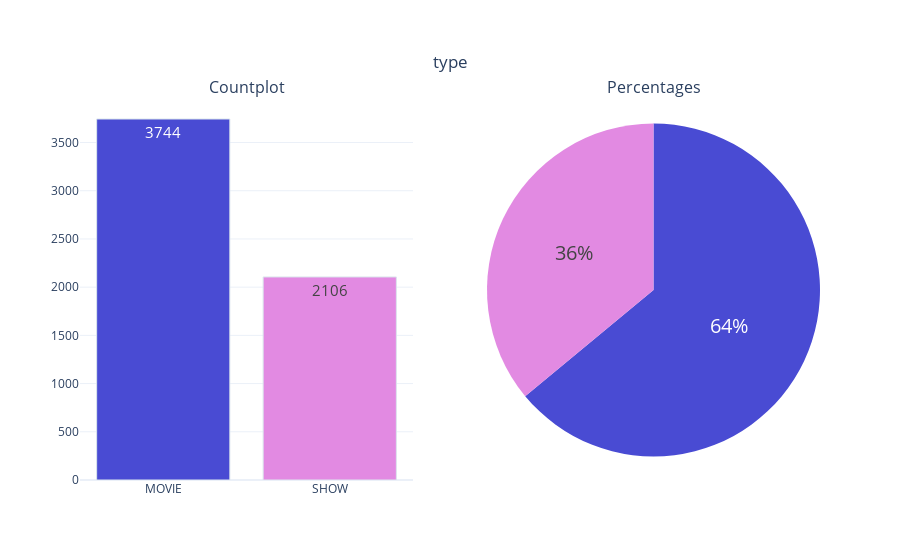
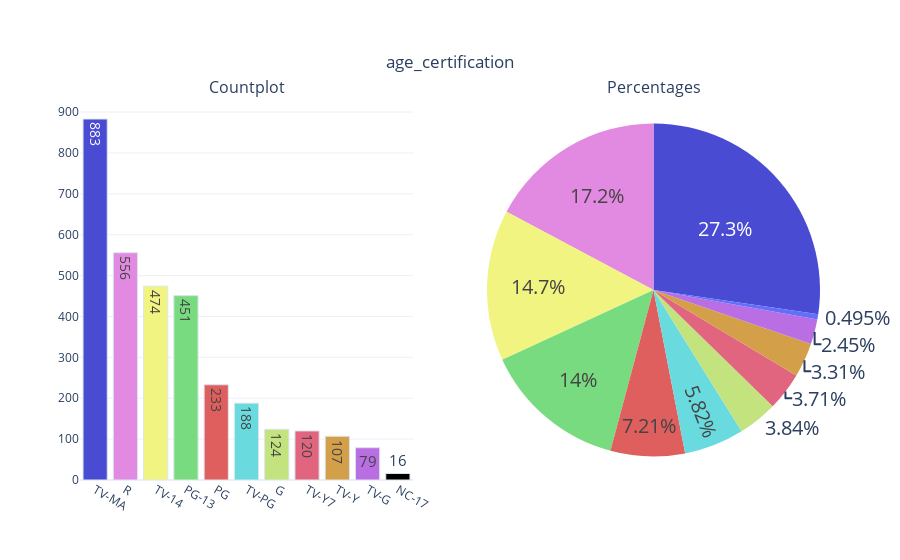
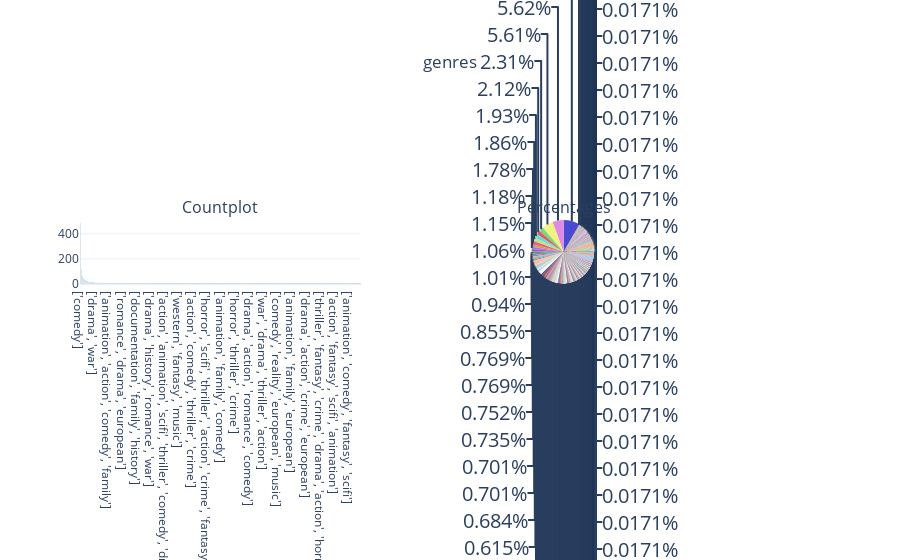

The notebook cell these images were saved under, in order:
### Code cell
for col in cat_cols:
    cat_summary_with_graph(titles,col)

### Figure 1 — Plotly figure (JSON) as saved in the notebook; plotly's stock layout.template omitted (floating-point values rounded to 4 significant figures)
{"data": [{"marker": {"color": ["#494BD3", "#E28AE2", "#F1F481", "#79DB80", "#DF5F5F", "#69DADE", "#C2E37D", "#E26580", "#D39F49", "#B96FE3"], "line": {"color": "#DBE6EC", "width": 1}}, "name": "type", "showlegend": false, "text": ["3744", "2106"], "textfont": {"size": 15}, "textposition": "auto", "type": "bar", "x": ["MOVIE", "SHOW"], "xaxis": "x", "y": [3744, 2106], "yaxis": "y"}, {"domain": {"x": [0.55, 1], "y": [0, 1]}, "labels": ["MOVIE", "SHOW"], "marker": {"colors": ["#494BD3", "#E28AE2", "#F1F481", "#79DB80", "#DF5F5F", "#69DADE", "#C2E37D", "#E26580", "#D39F49", "#B96FE3"]}, "name": "type", "showlegend": false, "textfont": {"size": 20}, "textposition": "auto", "type": "pie", "values": [3744, 2106]}], "layout": {"annotations": [{"font": {"size": 16}, "showarrow": false, "text": "Countplot", "x": 0.225, "xanchor": "center", "xref": "paper", "y": 1, "yanchor": "bottom", "yref": "paper"}, {"font": {"size": 16}, "showarrow": false, "text": "Percentages", "x": 0.775, "xanchor": "center", "xref": "paper", "y": 1, "yanchor": "bottom", "yref": "paper"}], "title": {"text": "type", "x": 0.5, "xanchor": "center", "y": 0.9, "yanchor": "top"}, "xaxis": {"anchor": "y", "domain": [0, 0.45]}, "yaxis": {"anchor": "x", "domain": [0, 1]}}}

### Figure 2 — Plotly figure (JSON) as saved in the notebook; plotly's stock layout.template omitted (floating-point values rounded to 4 significant figures)
{"data": [{"marker": {"color": ["#494BD3", "#E28AE2", "#F1F481", "#79DB80", "#DF5F5F", "#69DADE", "#C2E37D", "#E26580", "#D39F49", "#B96FE3"], "line": {"color": "#DBE6EC", "width": 1}}, "name": "age_certification", "showlegend": false, "text": ["883", "556", "474", "451", "233", "188", "124", "120", "107", "79", "16"], "textfont": {"size": 15}, "textposition": "auto", "type": "bar", "x": ["TV-MA", "R", "TV-14", "PG-13", "PG", "TV-PG", "G", "TV-Y7", "TV-Y", "TV-G", "NC-17"], "xaxis": "x", "y": [883, 556, 474, 451, 233, 188, 124, 120, 107, 79, 16], "yaxis": "y"}, {"domain": {"x": [0.55, 1], "y": [0, 1]}, "labels": ["TV-MA", "R", "TV-14", "PG-13", "PG", "TV-PG", "G", "TV-Y7", "TV-Y", "TV-G", "NC-17"], "marker": {"colors": ["#494BD3", "#E28AE2", "#F1F481", "#79DB80", "#DF5F5F", "#69DADE", "#C2E37D", "#E26580", "#D39F49", "#B96FE3"]}, "name": "age_certification", "showlegend": false, "textfont": {"size": 20}, "textposition": "auto", "type": "pie", "values": [883, 556, 474, 451, 233, 188, 124, 120, 107, 79, 16]}], "layout": {"annotations": [{"font": {"size": 16}, "showarrow": false, "text": "Countplot", "x": 0.225, "xanchor": "center", "xref": "paper", "y": 1, "yanchor": "bottom", "yref": "paper"}, {"font": {"size": 16}, "showarrow": false, "text": "Percentages", "x": 0.775, "xanchor": "center", "xref": "paper", "y": 1, "yanchor": "bottom", "yref": "paper"}], "title": {"text": "age_certification", "x": 0.5, "xanchor": "center", "y": 0.9, "yanchor": "top"}, "xaxis": {"anchor": "y", "domain": [0, 0.45]}, "yaxis": {"anchor": "x", "domain": [0, 1]}}}

### Figure 3 — Plotly figure (JSON) as saved in the notebook; plotly's stock layout.template omitted (floating-point values rounded to 4 significant figures; data arrays with more than 128 entries replaced by an {"elided": "..."} marker saying what was removed)
{"data": [{"marker": {"color": ["#494BD3", "#E28AE2", "#F1F481", "#79DB80", "#DF5F5F", "#69DADE", "#C2E37D", "#E26580", "#D39F49", "#B96FE3"], "line": {"color": "#DBE6EC", "width": 1}}, "name": "genres", "showlegend": false, "text": {"elided": "1726 str values"}, "textfont": {"size": 15}, "textposition": "auto", "type": "bar", "x": {"elided": "1726 str values"}, "xaxis": "x", "y": {"elided": "1726 int values"}, "yaxis": "y"}, {"domain": {"x": [0.55, 1], "y": [0, 1]}, "labels": {"elided": "1726 str values"}, "marker": {"colors": ["#494BD3", "#E28AE2", "#F1F481", "#79DB80", "#DF5F5F", "#69DADE", "#C2E37D", "#E26580", "#D39F49", "#B96FE3"]}, "name": "genres", "showlegend": false, "textfont": {"size": 20}, "textposition": "auto", "type": "pie", "values": {"elided": "1726 int values"}}], "layout": {"annotations": [{"font": {"size": 16}, "showarrow": false, "text": "Countplot", "x": 0.225, "xanchor": "center", "xref": "paper", "y": 1, "yanchor": "bottom", "yref": "paper"}, {"font": {"size": 16}, "showarrow": false, "text": "Percentages", "x": 0.775, "xanchor": "center", "xref": "paper", "y": 1, "yanchor": "bottom", "yref": "paper"}], "title": {"text": "genres", "x": 0.5, "xanchor": "center", "y": 0.9, "yanchor": "top"}, "xaxis": {"anchor": "y", "domain": [0, 0.45]}, "yaxis": {"anchor": "x", "domain": [0, 1]}}}
